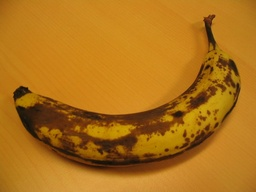
#> input picture data/imgs/banana1.jpg, 256 x 192 px, shrunk from 640 x 480 before the run
$ python poisson_blending.py --tgt_path data/imgs/banana1.jpg
#> lines starting #> are read from the running program, lines starting #| are printed output that depends on the picture; after the words box and inside, x2 and y2 are one past the last pixel; in counts of white or black regions, pixels touching at a corner belong together
import cv2
import numpy as np
import matplotlib.pyplot as plt
import scipy.sparse
from scipy.sparse.linalg import spsolve
import argparse


def get_laplacian_operator_of_pixel(img, i, j, color):
    value = 4 * img[i, j, color].astype(np.int32)
    if i > 0:
        value -= img[i - 1, j, color].astype(np.int32)
    if i < img.shape[0] - 1:
        value -= img[i + 1, j, color].astype(np.int32)
    if j > 0:
        value -= img[i, j - 1, color].astype(np.int32)
    if j < img.shape[1] - 1:
        value -= img[i, j + 1, color].astype(np.int32)
    return value


def get_pixel_neighbors_indices(i, j):
    return [(i - 1, j), (i + 1, j), (i, j - 1), (i, j + 1)]


def is_pixel_edge(i, j, img_mask):
    if img_mask[i, j] == 0:
        return False
    neighbors = get_pixel_neighbors_indices(i, j)
    for neighbor in neighbors:
        if neighbor[0] < 0 or neighbor[0] >= img_mask.shape[0]:
            continue
        if neighbor[1] < 0 or neighbor[1] >= img_mask.shape[1]:
            continue
        if img_mask[neighbor] == 0:
            return True
    return False


def fill_sparse_poisson_matrix(img_mask, index_map, indices_xs, indices_ys, num_of_indices):
    sparse_matrix = scipy.sparse.lil_matrix((num_of_indices, num_of_indices), dtype=np.float32)
    # print(f"total indices: {num_of_indices}")
    for i in range(num_of_indices):
        # if i % 5000 == 0:
        #    print(f"current index: {i}")
        x, y = indices_xs[i], indices_ys[i]
        sparse_matrix[i, i] = 4
        index_neighbors = get_pixel_neighbors_indices(x, y)

        for n_x, n_y in index_neighbors:
            if (0 <= n_x < img_mask.shape[0]) and (0 <= n_y < img_mask.shape[1]) and img_mask[n_x, n_y] != 0:
                neighbors_place_in_sparse = index_map[n_x, n_y]
                sparse_matrix[i, neighbors_place_in_sparse] = -1

    return sparse_matrix


def poisson_blend(im_src, im_tgt, im_mask, center):
    src_center_x = int(im_src.shape[0] / 2)
    tgt_center_x = center[1]
    x_offset = tgt_center_x - src_center_x

    src_center_y = int(im_src.shape[1] / 2)
    tgt_center_y = center[0]
    y_offset = tgt_center_y - src_center_y

    masked_non_zero_indices = np.nonzero(im_mask)
    num_of_non_zero_masked = len(masked_non_zero_indices[0])
    masked_xs, masked_ys = masked_non_zero_indices
    index_map = -np.ones_like(im_mask, dtype=np.int32)
    index_map[masked_non_zero_indices] = np.arange(num_of_non_zero_masked)

    im_blend = np.copy(im_tgt)

    poisson_sparse_matrix = fill_sparse_poisson_matrix(im_mask, index_map, masked_xs, masked_ys, num_of_non_zero_masked)

    for color in range(im_src.shape[-1]):
        poisson_vector = np.zeros(num_of_non_zero_masked, dtype=np.float32)
        for i in range(num_of_non_zero_masked):
            x, y = masked_xs[i], masked_ys[i]
            laplacian_value = get_laplacian_operator_of_pixel(im_src, x, y, color)
            poisson_vector[i] = laplacian_value

            if is_pixel_edge(x, y, im_mask):
                index_neighbors = get_pixel_neighbors_indices(x, y)

                for neighbor in index_neighbors:
                    if neighbor[0] < 0 or neighbor[0] >= im_src.shape[0]:
                        continue
                    if neighbor[1] < 0 or neighbor[1] >= im_src.shape[1]:
                        continue
                    if im_mask[neighbor[0], neighbor[1]] == 0:
                        poisson_vector[i] += im_tgt[neighbor[0] + x_offset, neighbor[1] + y_offset, color]

        x_sol = spsolve(poisson_sparse_matrix.tocsr(), poisson_vector)
        x_sol = np.clip(x_sol, 0, 255)
        for i in range(num_of_non_zero_masked):
            x, y = masked_xs[i], masked_ys[i]
            im_blend[x + x_offset, y + y_offset, color] = x_sol[i]

    return im_blend


def parse():
    parser = argparse.ArgumentParser()
    parser.add_argument('--src_path', type=str, default='./data/imgs/banana1.jpg', help='image file path')
    parser.add_argument('--mask_path', type=str, default='./data/seg_GT/banana1.bmp', help='mask file path')
    parser.add_argument('--tgt_path', type=str, default='./data/bg/table.jpg', help='target file path')
    return parser.parse_args()


if __name__ == "__main__":
    # Load the source and target images
    args = parse()

    im_tgt = cv2.imread(args.tgt_path, cv2.IMREAD_COLOR)
#> im_tgt is the input picture: shape (192, 256, 3); mean B, G, R 25.5, 113.9, 175
    im_src = cv2.imread(args.src_path, cv2.IMREAD_COLOR)
    if args.mask_path == '':
        im_mask = np.full(im_src.shape, 255, dtype=np.uint8)
    else:
        im_mask = cv2.imread(args.mask_path, cv2.IMREAD_GRAYSCALE)
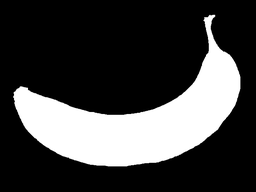
#> input picture data/seg_GT/banana1.bmp, 256 x 192 px, shrunk from 640 x 480 before the run
#> im_mask is the input picture: shape (192, 256); min 0, max 255, mean 65.3
        im_mask = cv2.threshold(im_mask, 0, 255, cv2.THRESH_BINARY)[1]
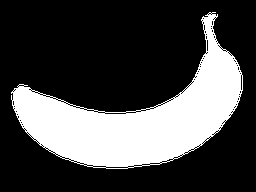
#> im_mask: shape (192, 256); 27.9% white; 1 white region, box (x1, y1, x2, y2) and area: (11, 12, 243, 169) 13708

    center = (int(im_tgt.shape[1] / 2), int(im_tgt.shape[0] / 2))
#> center = (128, 96)

    im_clone = poisson_blend(im_src, im_tgt, im_mask, center)
#> in poisson_blend, `masked_non_zero_indices = np.nonzero(im_mask)`: masked_non_zero_indices = 13708 positions, rows 12 to 168, columns 11 to 242
#> in poisson_blend, `num_of_non_zero_masked = len(masked_non_zero_indices[0])`: num_of_non_zero_masked = 13708
#> in poisson_blend, `masked_xs, masked_ys = masked_non_zero_indices`: masked_xs = 13708 values from 12 to 168; masked_ys = 13708 values, max 242 at index 1322, min 11 at index 2259, mean 137.7
#> in poisson_blend, `index_map[masked_non_zero_indices] = np.arange(num_of_non_zero_masked)`:
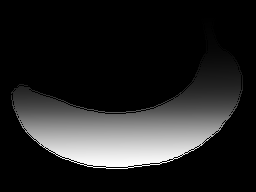
#> index_map: shape (192, 256) int32; min -1, max 13707, mean 1910.7; drawn with min black and max white
#> the loop in fill_sparse_poisson_matrix, `for i in range(num_of_indices): # if i % 5000 == 0: #    print(f"curre..` made 13708 passes
#> (x, y, index_neighbors) on passes 1 to 3: (12, 209, [(11, 209), (13, 209), (12, 208), (12, 210)]), (12, 210, [(11, 210), (13, 210), (12, 209), (12, 211)]), (12, 212, [(11, 212), (13, 212), (12, 211), (12, 213)])
#> the loop in poisson_blend, `for color in range(im_src.shape[-1]):` made 3 passes
#> after the loop in poisson_blend, `for color in range(im_src.shape[-1]):`: im_blend: shape (192, 256, 3); 2.75% of pixels changed, all inside (x1, y1, x2, y2) = (11, 12, 243, 169)

    cv2.imshow('Cloned image', im_clone)
    cv2.waitKey(0)
    cv2.destroyAllWindows()
